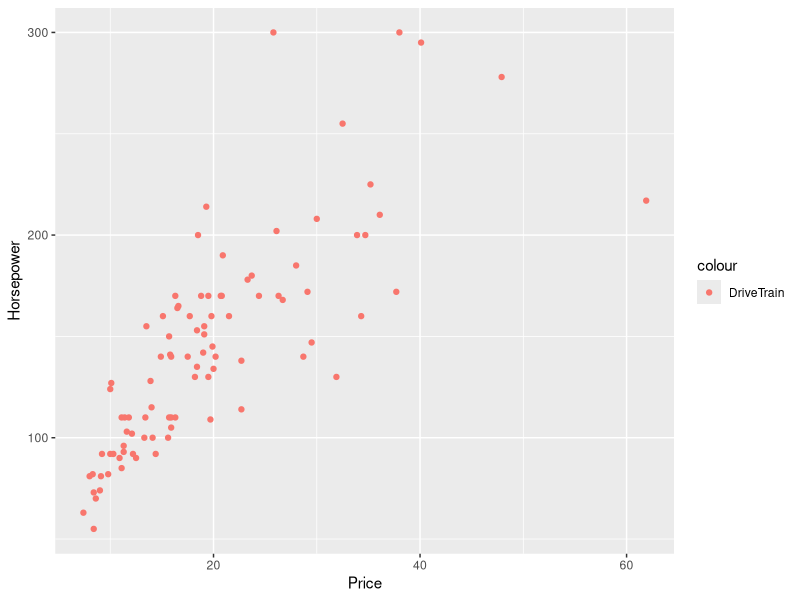
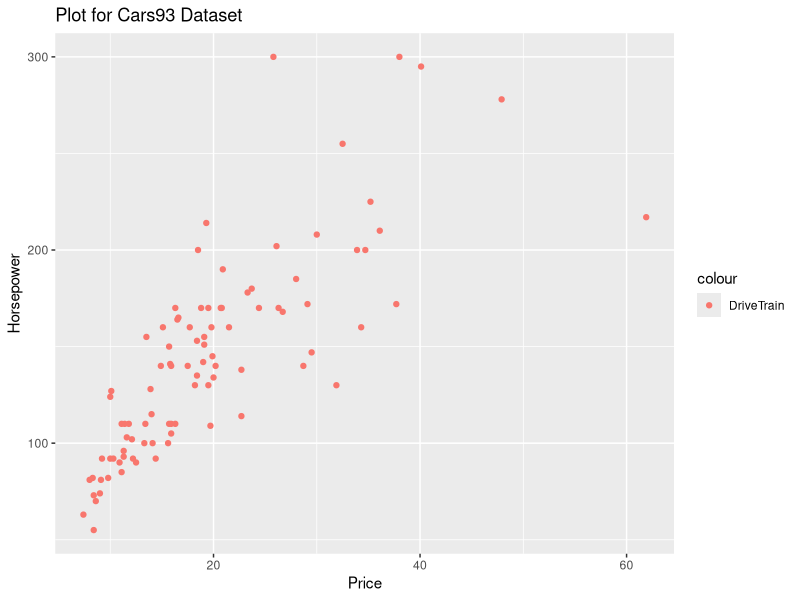
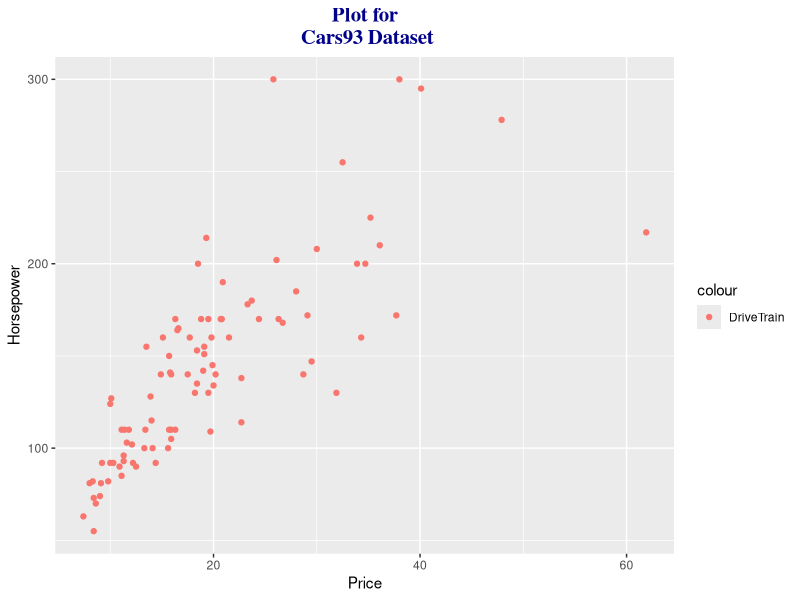
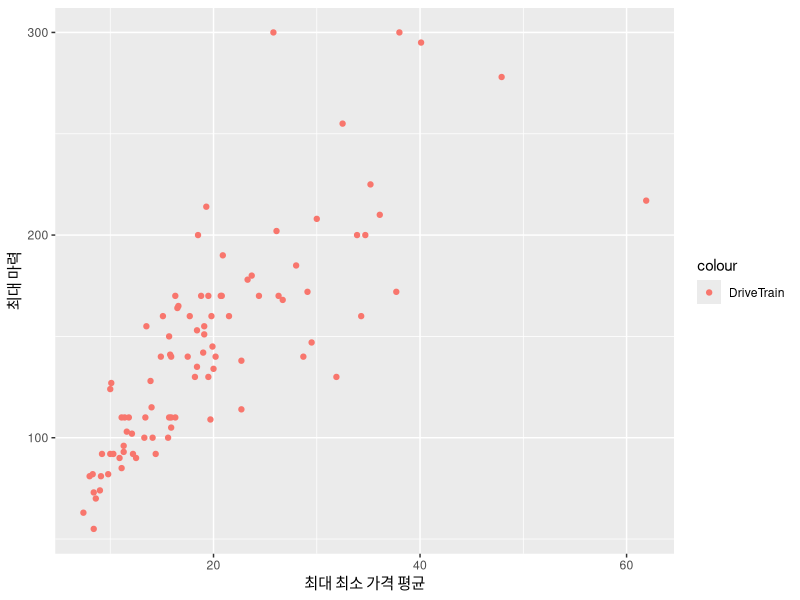
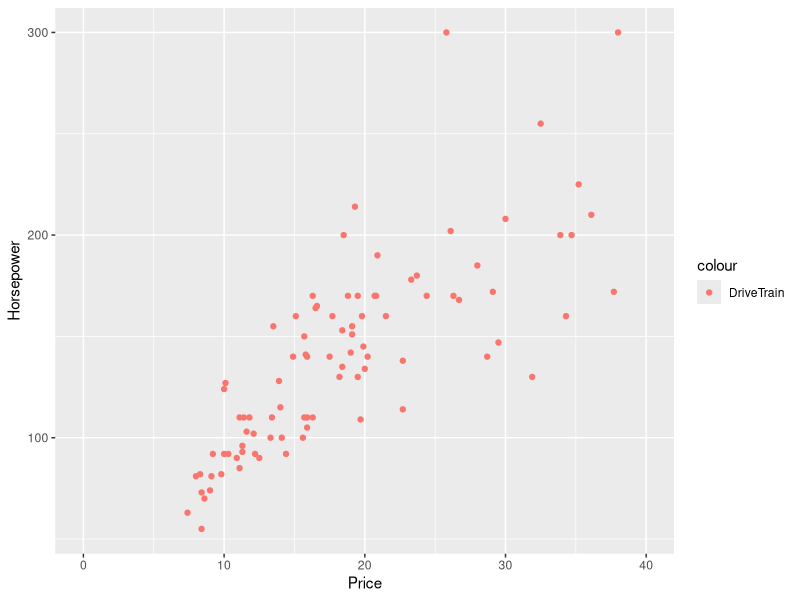
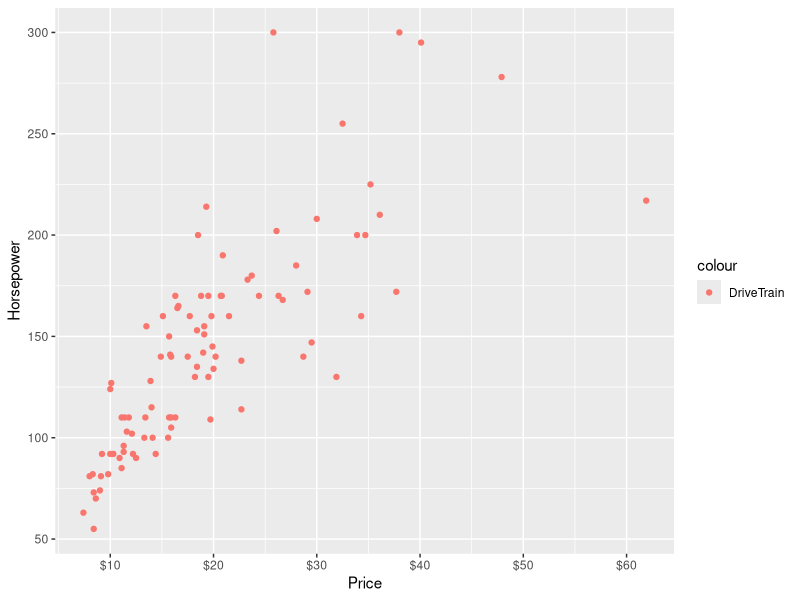
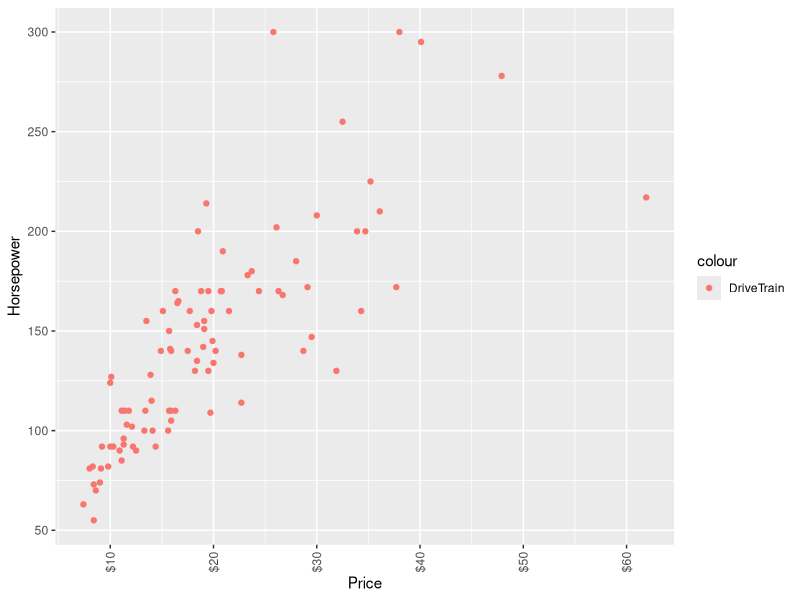
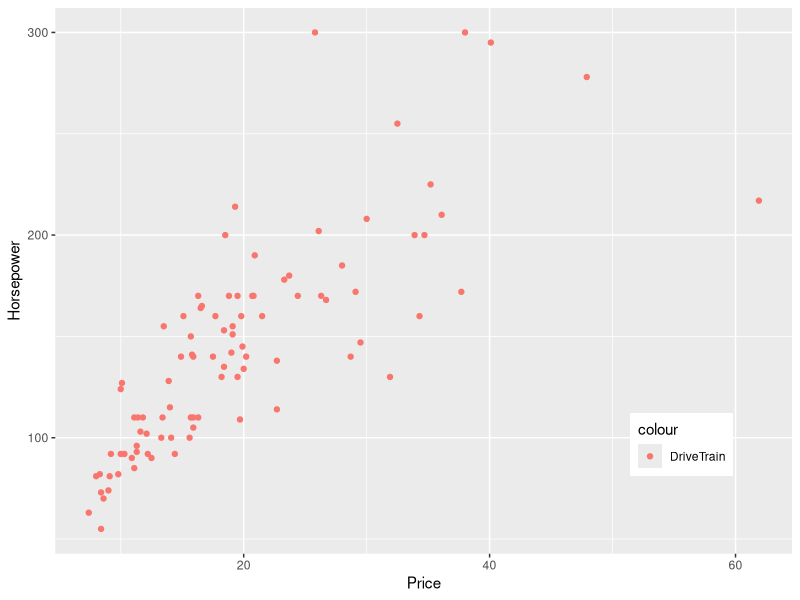

Reproduce these figures in R, in order.
library(ggplot2)
library(MASS)
data(Cars93)
dim(Cars93)
names(Cars93)
B_plot <-ggplot(Cars93, aes(x=Price, y=Horsepower))+
  geom_point(aes(color='DriveTrain'))
B_plot

B_plot+ggtitle('Plot for Cars93 Dataset')

## 타이틀에 대한 글씨체 정렬, 크기
B_plot+ggtitle('Plot for\n Cars93 Dataset')+
  theme(plot.title = element_text(family='serif',
                                  face='bold',
                                  hjust=0.5,
                                  size=15,
                                  color='darkblue'))

## x, y축 타이틀 레이블명 변경
B_plot+labs(x='최대 최소 가격 평균', y='최대 마력')
ggsave('axis_title.jpg', dpi=300)

## x축 y축 범위 지정
B_plot + lims(x=c(0,40))


## x, y축 레벨 쪼개기
B_plot + scale_x_continuous(breaks=c(10,20,30,40,50,60),
                            labels=paste0('$', c(10,20,30,40,50,60)))+
  scale_y_continuous(breaks=c(50,100,150,200,250,300))

## 축의 눈금 문자열을 90도 돌리기
B_plot + scale_x_continuous(breaks=c(10,20,30,40,50,60),
                            labels=paste0('$', c(10,20,30,40,50,60)))+
  scale_y_continuous(breaks=c(50,100,150,200,250,300))+
  theme(axis.text.x=element_text(angle=90, hjust=1, vjust=0.5))

## 범례 넣기
B_plot+theme(legend.position=c(0.85, 0.2))
B_plot+theme(legend.position=c(0.85, 0.8))

## 글자 쓰기 
B_plot+annotate('text', x=52, y=100, label='Price Limit')+
  annotate('text', x=10, y=230, label='Candidate')
  
## 사각형 그리기
B_plot+annotate('text', x=52, y=100, label='Price Limit')+
  annotate('text', x=10, y=230, label='Candidate')+
  annotate("rect", xmin=0, xmax=40, ymin=0, ymax=250, alpha=.5, fill="skyblue")+
  annotate("segment", x=60, xend=60, y=0, yend=300, color="black", size=1)


## 좌표축x,y 뒤집기
B_plot+coord_flip()
B_plot+scale_color_grey()
